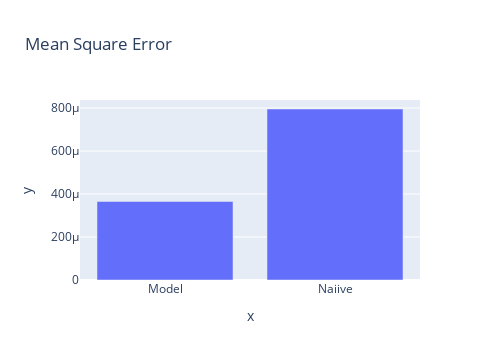

Notebook code for this chart:
### Markdown cell above
### 3.2 View model predictions - General Model performance

### Code cell
# MSE
from sklearn.metrics import mean_squared_error
px.bar(x=['Model', 'Naiive'], 
       y = [mean_squared_error(clpusd_7_days_pred_df.loc[end_of_training:]['y_true'], 
                                   clpusd_7_days_pred_df.loc[end_of_training:]['y_pred']), 
                mean_squared_error(clpusd_7_days_pred_df.loc[end_of_training:]['y_true'], 
                                   clpusd_7_days_pred_df.loc[end_of_training:]['naiive_pred'])],
      width = 500,
      title='Mean Square Error')

### Figure 1 — Plotly figure (JSON) as saved in the notebook; plotly's stock layout.template omitted (floating-point values rounded to 4 significant figures)
{"data": [{"alignmentgroup": "True", "hovertemplate": "x=%{x}<br>y=%{y}<extra></extra>", "legendgroup": "", "marker": {"color": "#636efa", "pattern": {"shape": ""}}, "name": "", "offsetgroup": "", "orientation": "v", "showlegend": false, "textposition": "auto", "type": "bar", "x": ["Model", "Naiive"], "xaxis": "x", "y": [0.0003653, 0.0007957], "yaxis": "y"}], "layout": {"barmode": "relative", "height": 360, "legend": {"tracegroupgap": 0}, "title": {"text": "Mean Square Error"}, "width": 500, "xaxis": {"anchor": "y", "autorange": true, "domain": [0, 1], "range": [-0.5, 1.5], "title": {"text": "x"}, "type": "category"}, "yaxis": {"anchor": "x", "autorange": true, "domain": [0, 1], "range": [0, 0.0008376], "title": {"text": "y"}, "type": "linear"}}}
